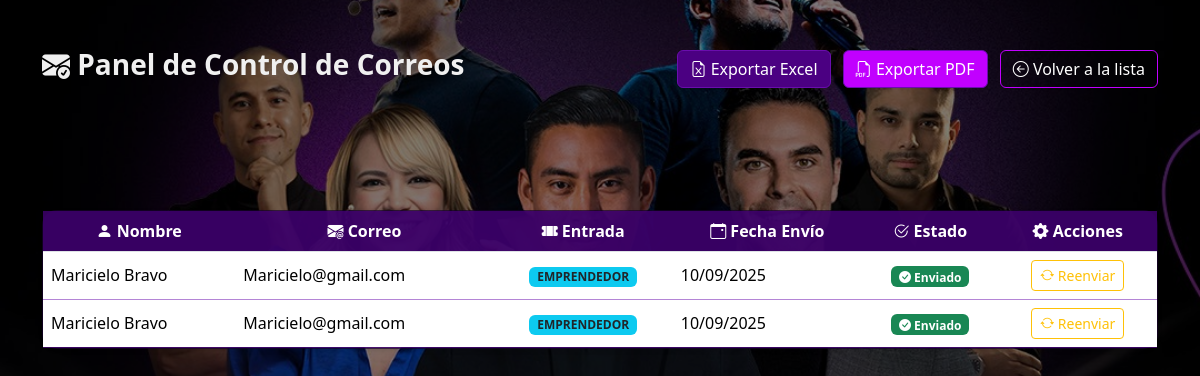
Page /participantes/panel-control/ on the earlier database version.
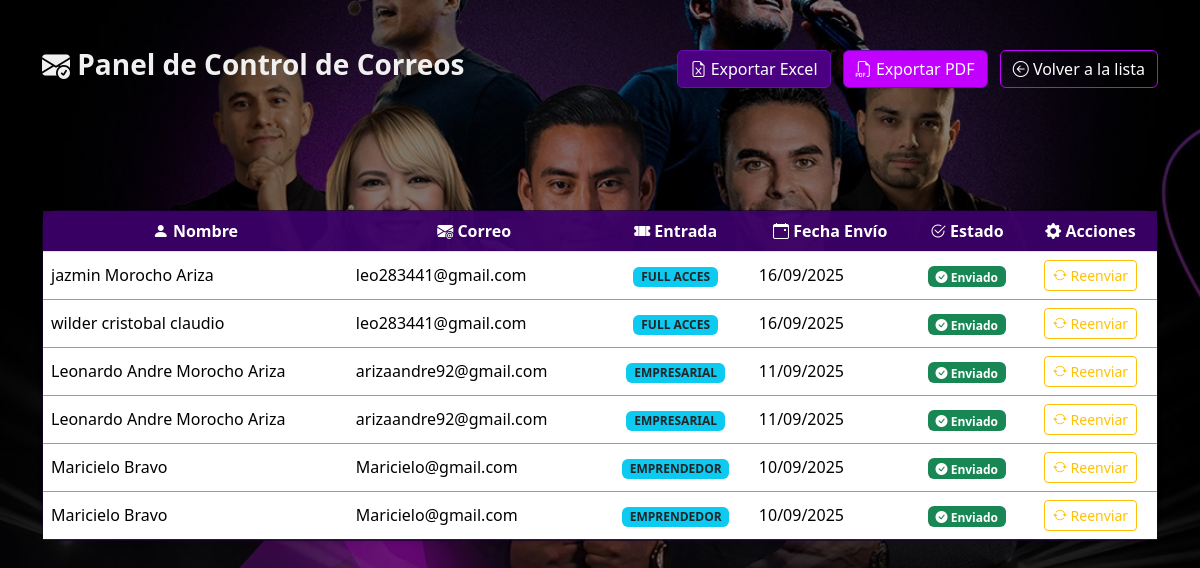
Same page on the later database version.
### cliente/models.py (models this page shows, shortened)
class RegistroCorreo(models.Model):
        participante = models.ForeignKey(Participante, on_delete=models.CASCADE)
        fecha_envio = models.DateTimeField(auto_now_add=True)
        enviado = models.BooleanField(default=False)
        mensaje = models.TextField(blank=True)

class Participante(models.Model):
    TIPO_ENTRADA_CHOICES = [
        ("FULL ACCES", "Full Acces"),
        ("EMPRESARIAL", "Empresarial"),
        ("EMPRENDEDOR", "Emprendedor"),
    ]
    PRECIOS_ENTRADA = {
    "FULL ACCES": 1050.00,
    "EMPRESARIAL": 525.00,
    "EMPRENDEDOR": 105.00,
   }
    cod_cliente = models.CharField(max_length=100, unique=True, editable=False)
    nombres = models.CharField(max_length=100, blank=True, null=True)
    apellidos = models.CharField(max_length=100, blank=True, null=True)
    dni = models.CharField(max_length=20, blank=True, null=True)
    celular = models.CharField(max_length=20, blank=True, null=True)
    correo = models.CharField(max_length=50)
    vendedor = models.CharField(max_length=255, blank=True, null=True)
    tipo_entrada = models.CharField(
        max_length=20,
        choices=TIPO_ENTRADA_CHOICES,
        default="FULL ACCES"
    )
    paquete = models.CharField(max_length=100, blank=True, null=True)
    cantidad = models.IntegerField(default=0)
    precio = models.DecimalField(max_digits=10, decimal_places=2, default=0.0)
    total_pagar = models.DecimalField(max_digits=12, decimal_places=2, default=0.0)
    qr = models.ImageField(upload_to='qr/', null=True, blank=True)
    pago_confirmado = models.BooleanField(default=False)
    usado = models.BooleanField(default=False)
    entrada_usada = models.BooleanField(default=False)
    token = models.CharField(max_length=64, unique=True, editable=False, blank=True)

### cliente/views.py (the view)
# urls.py: path('panel-control/', panel_control, name='panel_control'),
def panel_control(request):
    registros = RegistroCorreo.objects.all().order_by('-fecha_envio')
    return render(request, 'cliente/panel_control.html', {'registros': registros})

### cliente/templates/cliente/panel_control.html (shortened to what this page needs)
{% load static %}
<!DOCTYPE html>
<html lang="es">
<head>
    <link href="https://cdn.jsdelivr.net/npm/bootstrap@5.3.2/dist/css/bootstrap.min.css" rel="stylesheet">
    <link href="https://cdn.jsdelivr.net/npm/bootstrap-icons/font/bootstrap-icons.css" rel="stylesheet">
</head>
<body>
<div class="container py-5 content">
    <div class="d-flex justify-content-between align-items-center mb-4">
        <h1 class="h3 fw-bold">
            <i class="bi bi-envelope-check-fill"></i> Panel de Control de Correos
        </h1>
        <div>
            <a href="{% url 'exportar_excel_control' %}" class="btn btn-success me-2">
                <i class="bi bi-file-earmark-excel"></i> Exportar Excel
            </a>
            <a href="{% url 'exportar_pdf' %}" class="btn btn-danger me-2">
                <i class="bi bi-filetype-pdf"></i> Exportar PDF
            </a>
            <a href="{% url 'lista' %}" class="btn btn-outline-secondary">
                <i class="bi bi-arrow-left-circle"></i> Volver a la lista
            </a>
        </div>
    </div>
<br><br><br><br>
    <div class="card shadow-sm">
        <div class="card-body p-0">
            <div class="table-responsive">
                <table class="table table-hover align-middle mb-0">
                    <thead class="text-center">
                        <tr>
                            <th><i class="bi bi-person-fill"></i> Nombre</th>
                            <th><i class="bi bi-envelope-at-fill"></i> Correo</th>
                            <th><i class="bi bi-ticket-perforated-fill"></i> Entrada</th>
                            <th><i class="bi bi-calendar-event"></i> Fecha Envío</th>
                            <th><i class="bi bi-check2-circle"></i> Estado</th>
                            <th><i class="bi bi-gear-fill"></i> Acciones</th>
                        </tr>
                    </thead>
                    <tbody>
                        {% for r in registros %}
                        <tr>
                            <td>{{ r.participante.nombres }} {{ r.participante.apellidos }}</td>
                            <td>{{ r.participante.correo }}</td>
                            <td class="text-center">
                                <span class="badge bg-info text-dark">{{ r.participante.tipo_entrada }}</span>
                            </td>
                            <td>{{ r.fecha_envio|date:"d/m/Y" }}</td>
                            <td class="text-center">
                                {% if r.enviado %}
                                    <span class="badge bg-success"><i class="bi bi-check-circle-fill"></i> Enviado</span>
                                {% else %}
                                    <span class="badge bg-danger"><i class="bi bi-x-circle-fill"></i> No enviado</span>
                                {% endif %}
                            </td>
                            <td class="text-center">
                                <a href="{% url 'reenviar_correo' r.id %}" class="btn btn-sm btn-outline-warning">
                                    <i class="bi bi-arrow-repeat"></i> Reenviar
                                </a>
                            </td>
                        </tr>
                        {% empty %}
                        <tr>
                            <td colspan="6" class="text-center text-muted py-3">
                                <i class="bi bi-inbox"></i> No hay registros de correos.
                            </td>
                        </tr>
                        {% endfor %}
                    </tbody>
                </table>
            </div>
        </div>
    </div>
</div>
</body>
</html>

Differences in the rows shown:
added RegistroCorreo: participante.nombres "jazmin", participante.apellidos "Morocho Ariza", participante.correo "leo283441@gmail.com", participante.tipo_entrada "FULL ACCES", fecha_envio "16/09/2025", enviado True (drawn)
added RegistroCorreo: participante.nombres "wilder", participante.apellidos "cristobal claudio", participante.correo "leo283441@gmail.com", participante.tipo_entrada "FULL ACCES", fecha_envio "16/09/2025", enviado True (drawn)
added RegistroCorreo: participante.nombres "Leonardo Andre", participante.apellidos "Morocho Ariza", participante.correo "arizaandre92@gmail.com", participante.tipo_entrada "EMPRESARIAL", fecha_envio "11/09/2025", enviado True (drawn)
added RegistroCorreo: participante.nombres "Leonardo Andre", participante.apellidos "Morocho Ariza", participante.correo "arizaandre92@gmail.com", participante.tipo_entrada "EMPRESARIAL", fecha_envio "11/09/2025", enviado True (drawn)
